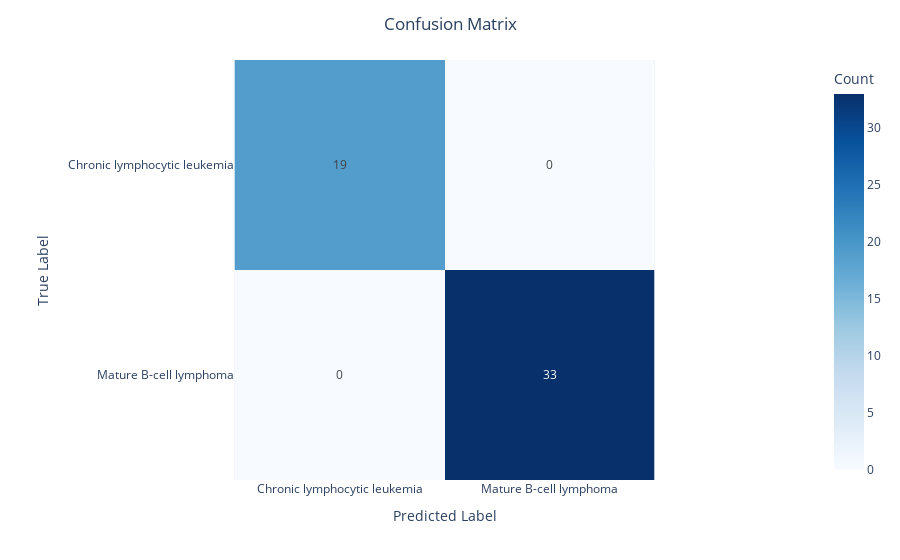

Here is the notebook cell this chart was saved with:
### Markdown cell above
Since the two classes can be separated linearly, the perceptron works well on the classification task. This is reflected on the performance metrics.

### Code cell
from sklearn.metrics import accuracy_score, precision_score, recall_score, f1_score, confusion_matrix

def compute_evaluation_metrics(model, X_test, y_test, labels):
    y_pred = model.predict(X_test)

    accuracy = accuracy_score(y_test, y_pred)
    print(f'Accuracy: {accuracy:.2f}')

    if len(np.unique(y_test)) == 2:
        precision = precision_score(y_test, y_pred)
        recall = recall_score(y_test, y_pred)
        f1 = f1_score(y_test, y_pred)
        print(f'Precision: {precision:.2f}')
        print(f'Recall: {recall:.2f}')
        print(f'F1 Score: {f1:.2f}')


    else:
        precision = precision_score(y_test, y_pred, average='weighted')
        recall = recall_score(y_test, y_pred, average='weighted')
        f1 = f1_score(y_test, y_pred, average='weighted')
        print(f'Precision: {precision:.2f}')
        print(f'Recall: {recall:.2f}')
        print(f'F1 Score: {f1:.2f}')

    print('Confusion Matrix:')
    cm = confusion_matrix(y_test, y_pred)

    plot_labels = labels
    if len(labels) != cm.shape[0]:
        plot_labels = np.unique(labels)
    
    fig = px.imshow(
        cm, 
        text_auto=True, 
        labels=dict(x="Predicted Label", y="True Label", color="Count"),
        x=plot_labels,
        y=plot_labels,
        color_continuous_scale='Blues'
    )
    fig.update_layout(title_text='Confusion Matrix', title_x=0.5)
    fig.show()
    
    
compute_evaluation_metrics(ppn, X_test_blood, y_test_blood, labels_blood)

### Figure 1 — Plotly figure (JSON) as saved in the notebook; plotly's stock layout.template omitted (floating-point values rounded to 4 significant figures)
{"data": [{"coloraxis": "coloraxis", "hovertemplate": "Predicted Label: %{x}<br>True Label: %{y}<br>Count: %{z}<extra></extra>", "name": "0", "texttemplate": "%{z}", "type": "heatmap", "x": ["Chronic lymphocytic leukemia", "Mature B-cell lymphoma"], "xaxis": "x", "y": ["Chronic lymphocytic leukemia", "Mature B-cell lymphoma"], "yaxis": "y", "z": [[19, 0], [0, 33]]}], "layout": {"coloraxis": {"colorbar": {"title": {"text": "Count"}}, "colorscale": [[0, "rgb(247,251,255)"], [0.125, "rgb(222,235,247)"], [0.25, "rgb(198,219,239)"], [0.375, "rgb(158,202,225)"], [0.5, "rgb(107,174,214)"], [0.625, "rgb(66,146,198)"], [0.75, "rgb(33,113,181)"], [0.875, "rgb(8,81,156)"], [1, "rgb(8,48,107)"]]}, "margin": {"t": 60}, "title": {"text": "Confusion Matrix", "x": 0.5}, "xaxis": {"anchor": "y", "constrain": "domain", "domain": [0, 1], "scaleanchor": "y", "title": {"text": "Predicted Label"}}, "yaxis": {"anchor": "x", "autorange": "reversed", "constrain": "domain", "domain": [0, 1], "title": {"text": "True Label"}}}}
